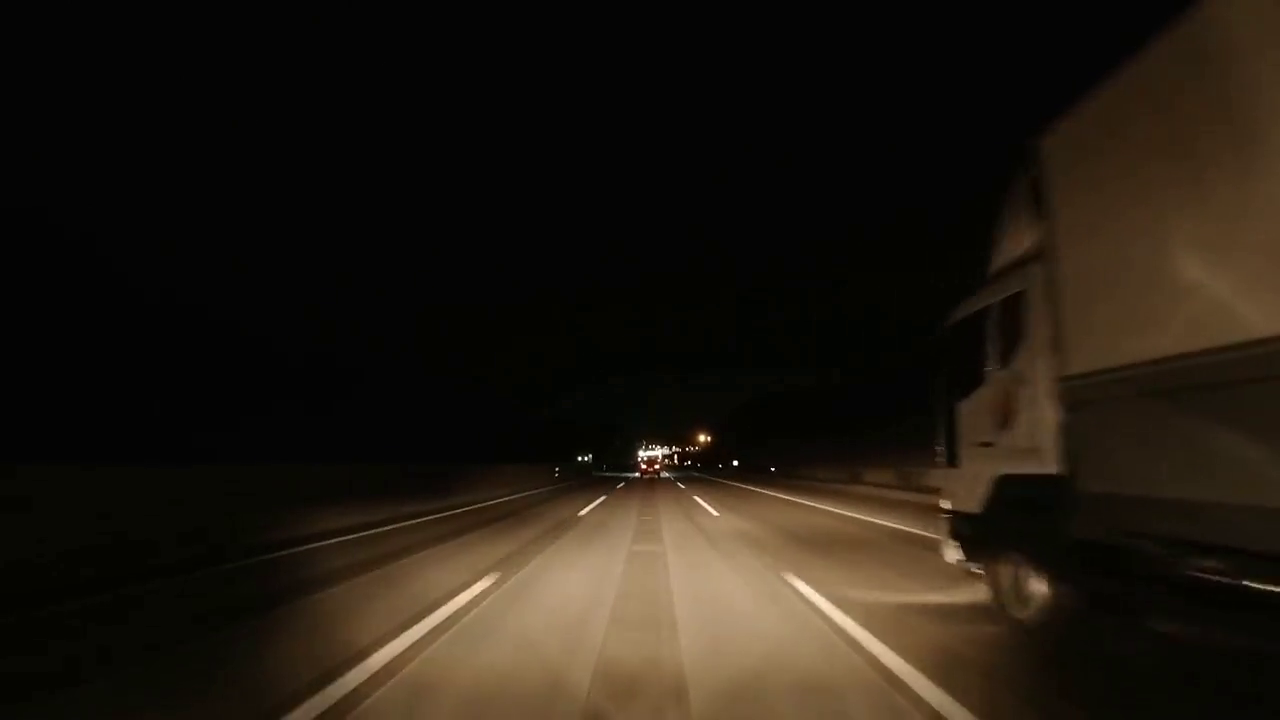
#> input picture frame 57 of trimmed_video_night.mp4, 1280 x 720 px, given in place of How to deal with crosswalks on the road test.mp4, which was not available
$ python crosswalk_detection.py
#> lines starting #> are read from the running program, lines starting #| are printed output that depends on the picture; after the words box and inside, x2 and y2 are one past the last pixel; in counts of white or black regions, pixels touching at a corner belong together; pictures that were not available may be replaced by others from this repository, and a replacement may not be noted
#> further down, frame is the input picture: shape (720, 1280, 3); mean B, G, R 17.4, 26.6, 33.8
import cv2
import numpy as np


def extract_polygonal_roi(frame, vertices):
    mask = np.zeros_like(frame)
    cv2.fillPoly(mask, np.array([vertices], dtype=np.int32), (255, 255, 255))
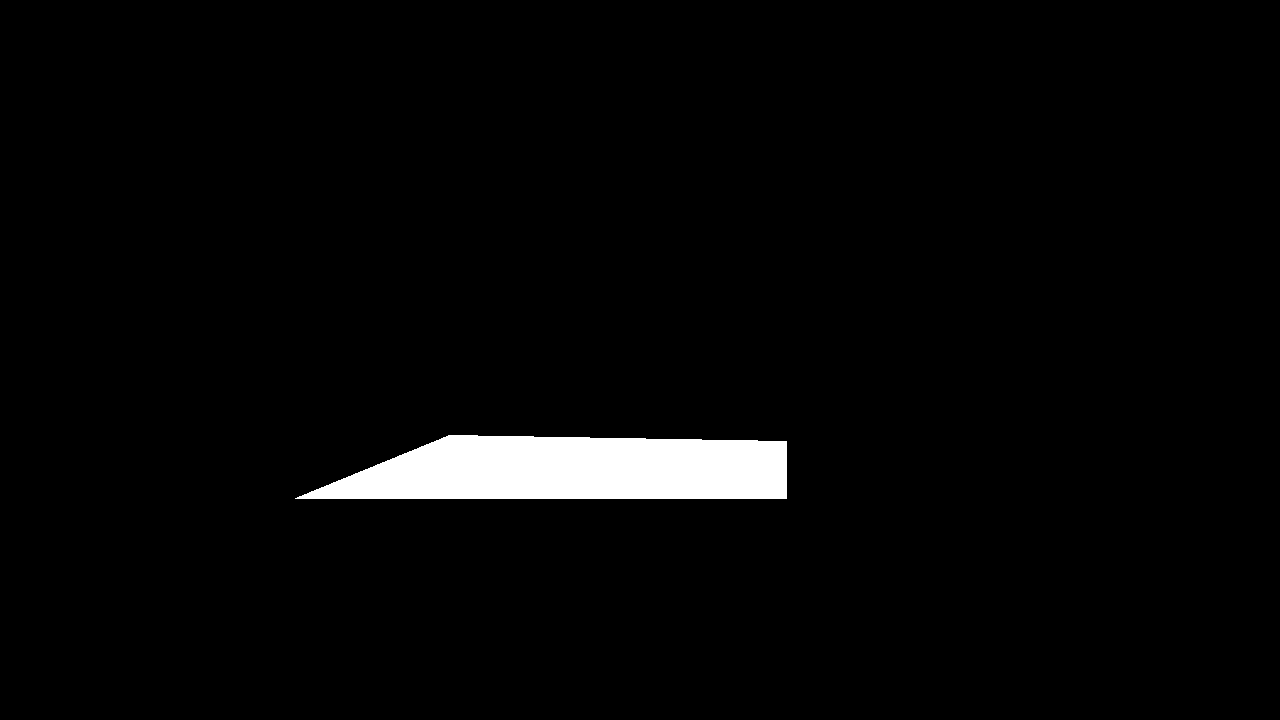
#> mask: shape (720, 1280, 3); 2.8% white; 1 white region, box (x1, y1, x2, y2) and area: (295, 435, 787, 499) 25588
    roi = cv2.bitwise_and(frame, mask)
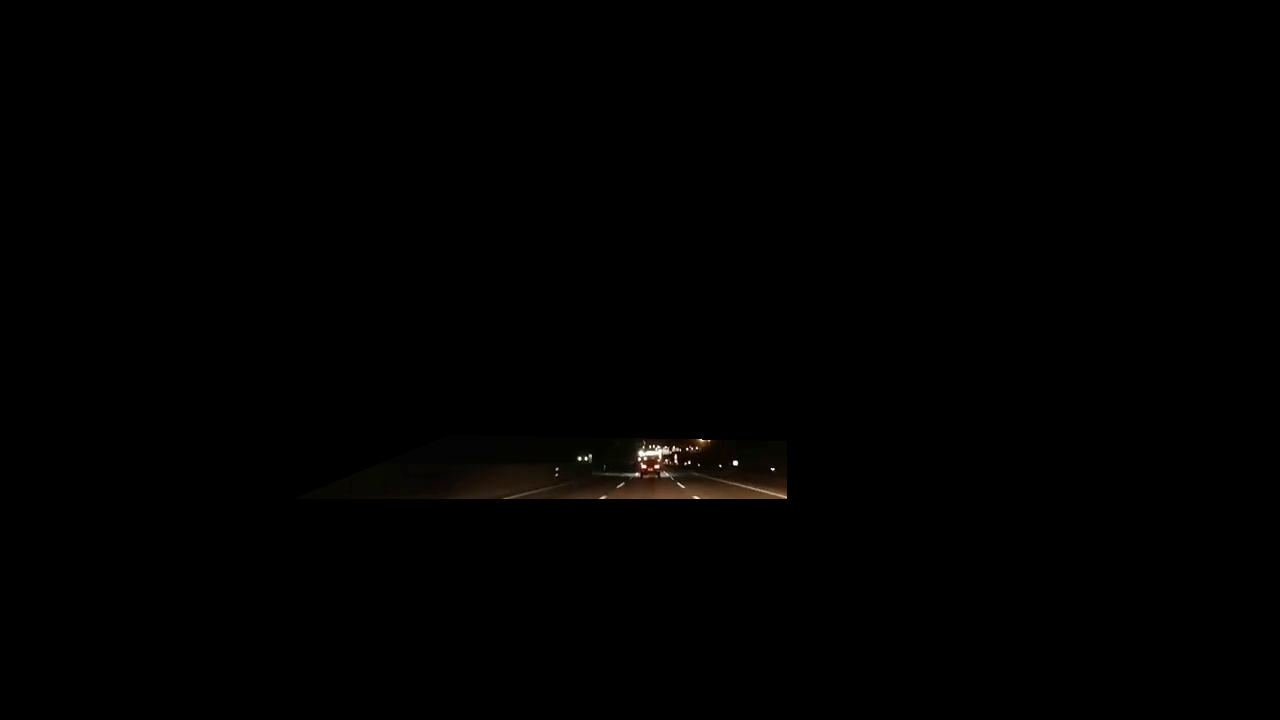
#> roi: shape (720, 1280, 3); mean B, G, R 0.4, 0.7, 0.9
    return roi


# Define the vertices for the polygonal ROIי
vertices = [[449, 435], [295, 498], [786, 498], [786, 441]]

# Initialize video capture and video writer
cap = cv2.VideoCapture(r'C:\Users\User\my notebook\tryingss\How to deal with crosswalks on the road test.mp4')
fourcc = cv2.VideoWriter_fourcc(*'XVID')
out = cv2.VideoWriter('output.avi', fourcc, 20.0, (int(cap.get(3)), int(cap.get(4))))

while cap.isOpened():
    ret, frame = cap.read()
    if not ret:
        break

    vertices = [[449, 435], [295, 498], [786, 498], [786, 441]]

    roi = extract_polygonal_roi(frame, vertices)
    # threshold on white/gray sidewalk stripes
    lower = (203, 203, 203)
    upper = (260, 260, 260)
    thresh = cv2.inRange(roi, lower, upper)
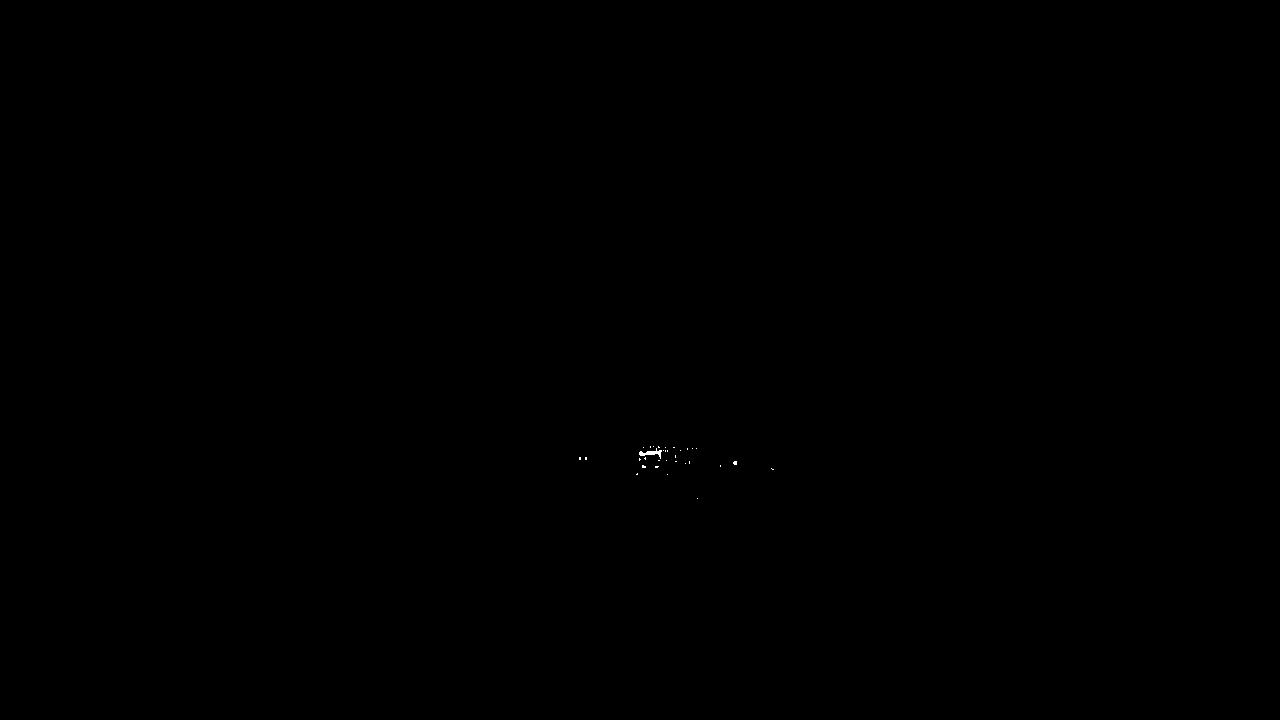
#> thresh: shape (720, 1280); 0.02% white in thin lines or dots, all inside (x1, y1, x2, y2) = (579, 446, 774, 499)
    thresh_gray = thresh

    contours, _ = cv2.findContours(thresh_gray, cv2.RETR_EXTERNAL, cv2.CHAIN_APPROX_NONE)
#> contours = 32 contours, 31 with area under 20; largest, box (x1, y1, x2, y2) and area: (639, 448, 662, 459) 64

    # Filter contours based on area and aspect ratio
    filtered_contours = []
    for contour in contours:
        area = cv2.contourArea(contour)
        if area < 10:  # Erase small contours
            cv2.fillPoly(thresh_gray, pts=[contour], color=0)
        else:
            rect = cv2.minAreaRect(contour)
            width, height = rect[1]
            if min(width, height) == 0: continue  # Prevent division by zero
            aspect_ratio = max(width, height) / min(width, height)
            if aspect_ratio < 1.5:  # Filter out contours that are not elongated
                cv2.fillPoly(thresh_gray, pts=[contour], color=0)
            else:
                filtered_contours.append(contour)
#> this loop made 32 passes
#> (area, rect, width, height, aspect_ratio) on pass 26: (63.5, ((650, 451.8), (9.3, 21.66), -81.47), 9.3, 21.66, 2.33)
#> thresh_gray: shape (720, 1280); 0.01% white; 1 white region
#> after the loop, filtered_contours = 1 contour; box (x1, y1, x2, y2) and area: (639, 448, 662, 459) 64

    # Close gaps between contours
    # kernel = cv2.getStructuringElement(cv2.MORPH_RECT, (20, 20))
    # thresh_gray = cv2.morphologyEx(thresh_gray, cv2.MORPH_CLOSE, kernel)
    kernel = cv2.getStructuringElement(cv2.MORPH_RECT, (8, 8))

    # Apply morphological erosion to remove shapes that cannot contain the rectangle
    thresh_gray = cv2.erode(thresh_gray, kernel)
#> thresh_gray: shape (720, 1280); every value is 0
    kernel = cv2.getStructuringElement(cv2.MORPH_RECT, (76, 76))
#> kernel: shape (76, 76); every value is 1
    thresh_gray = cv2.morphologyEx(thresh_gray, cv2.MORPH_CLOSE, kernel)

    contours, _ = cv2.findContours(thresh_gray, cv2.RETR_EXTERNAL, cv2.CHAIN_APPROX_NONE)
#> contours = []

    # Final contour processing
    for contour in contours:
        area = cv2.contourArea(contour)
        if 120 < area and area < 180:  # Ignore small contours
            continue
        rect = cv2.minAreaRect(contour)
        box = cv2.boxPoints(rect)
        box = np.int0(box)
        cv2.drawContours(frame, [box], 0, (0, 255, 0), 1)
#> this loop made 0 passes
    # Write the processed frame to the output video
    out.write(frame)

# Release resources
cap.release()
out.release()
cv2.destroyAllWindows()

$ run again, starting later in the video
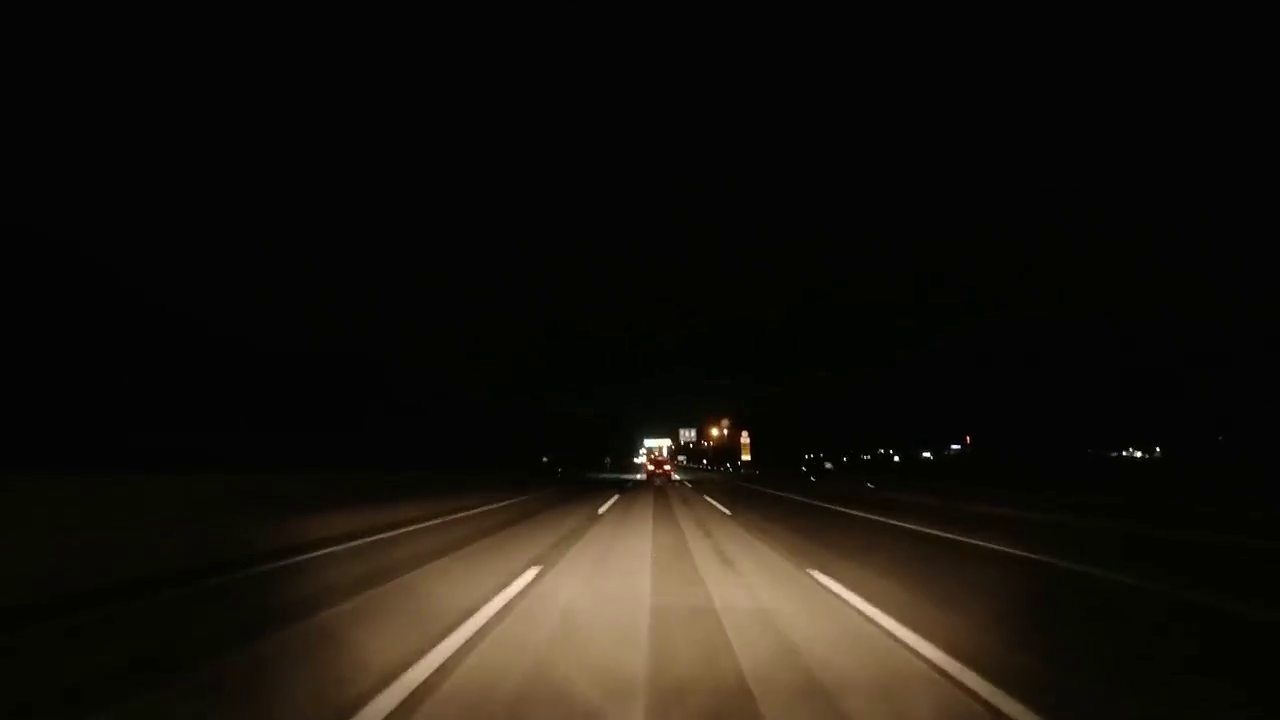
#> input picture frame 259 of trimmed_video_night.mp4, 1280 x 720 px, given in place of How to deal with crosswalks on the road test.mp4, which was not available
#> frame is the input picture: shape (720, 1280, 3); mean B, G, R 13.3, 19.3, 23.5
#> mask: shape (720, 1280, 3); 2.8% white; 1 white region, box (x1, y1, x2, y2) and area: (295, 435, 787, 499) 25588
#> in extract_polygonal_roi, `roi = cv2.bitwise_and(frame, mask)`:
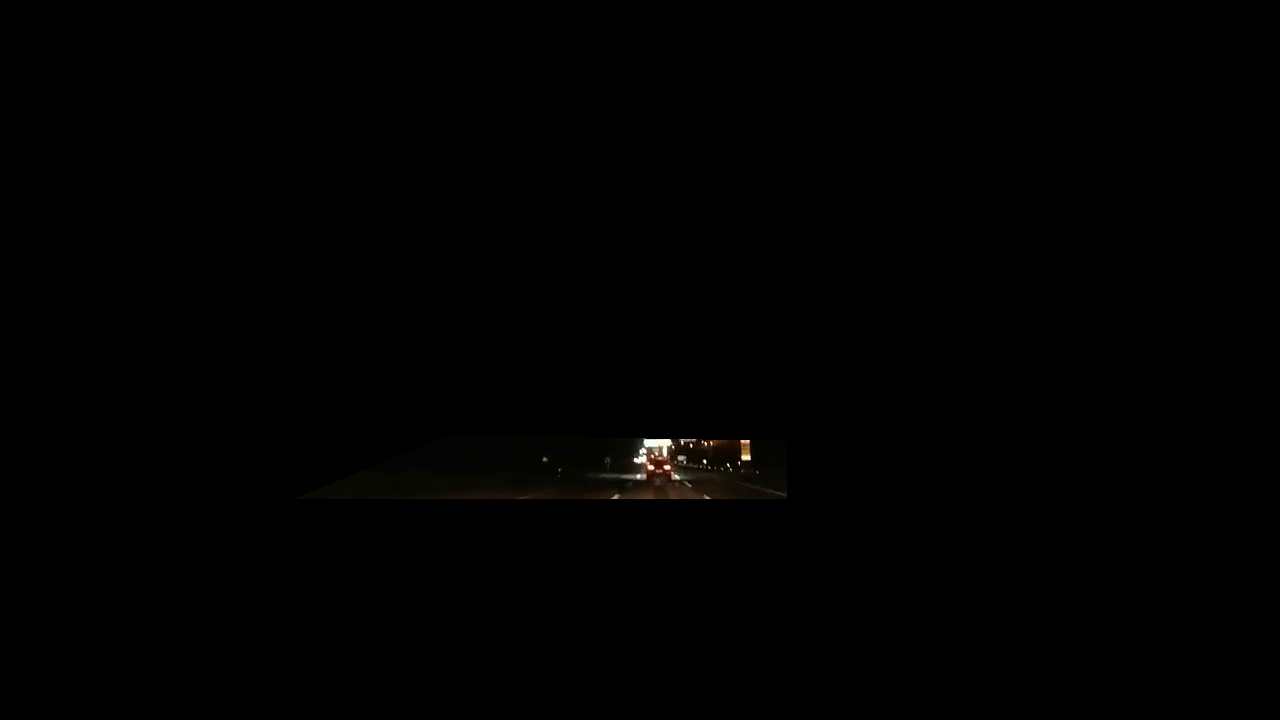
#> roi: shape (720, 1280, 3); mean B, G, R 0.4, 0.6, 0.7
#> thresh: shape (720, 1280); 0.04% white; 20 white regions (17 under 20 px)
#> `contours, _ = cv2.findContours(thresh_gray, cv2.RETR_EXTERNAL, cv2.CHA..`: contours = 20 contours, 18 with area under 20; largest, box (x1, y1, x2, y2) and area: (644, 439, 672, 456) 168, (634, 455, 646, 463) 38
#> the loop `for contour in contours:` made 20 passes
#> (area, rect, width, height, aspect_ratio) on passes 11, 20: (38, ((640, 459.3), (11.7, 5.69), -18.43), 11.7, 5.69, 2.06), (168.5, ((657.3, 442.4), (16.55, 25.94), -63.43), 16.55, 25.94, 1.57)
#> after the loop `for contour in contours:`: filtered_contours = 2 contours; box (x1, y1, x2, y2) and area: (644, 439, 672, 456) 168, (634, 455, 646, 463) 38
#> kernel: shape (76, 76); every value is 1
#> `contours, _ = cv2.findContours(thresh_gray, cv2.RETR_EXTERNAL, cv2.CHA..`: contours = []

$ run again, starting later in the video
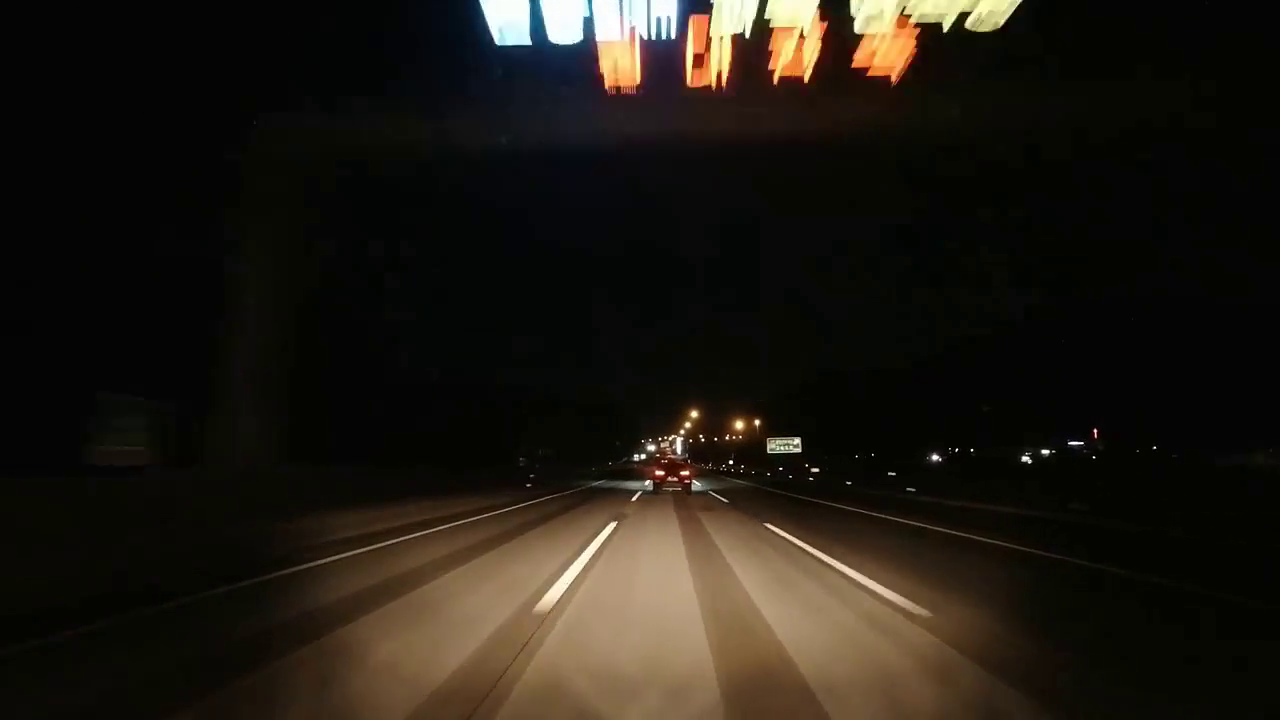
#> input picture frame 460 of trimmed_video_night.mp4, 1280 x 720 px, given in place of How to deal with crosswalks on the road test.mp4, which was not available
#> frame is the input picture: shape (720, 1280, 3); mean B, G, R 19.4, 26.8, 32
#> mask: shape (720, 1280, 3); 2.8% white; 1 white region, box (x1, y1, x2, y2) and area: (295, 435, 787, 499) 25588
#> in extract_polygonal_roi, `roi = cv2.bitwise_and(frame, mask)`:
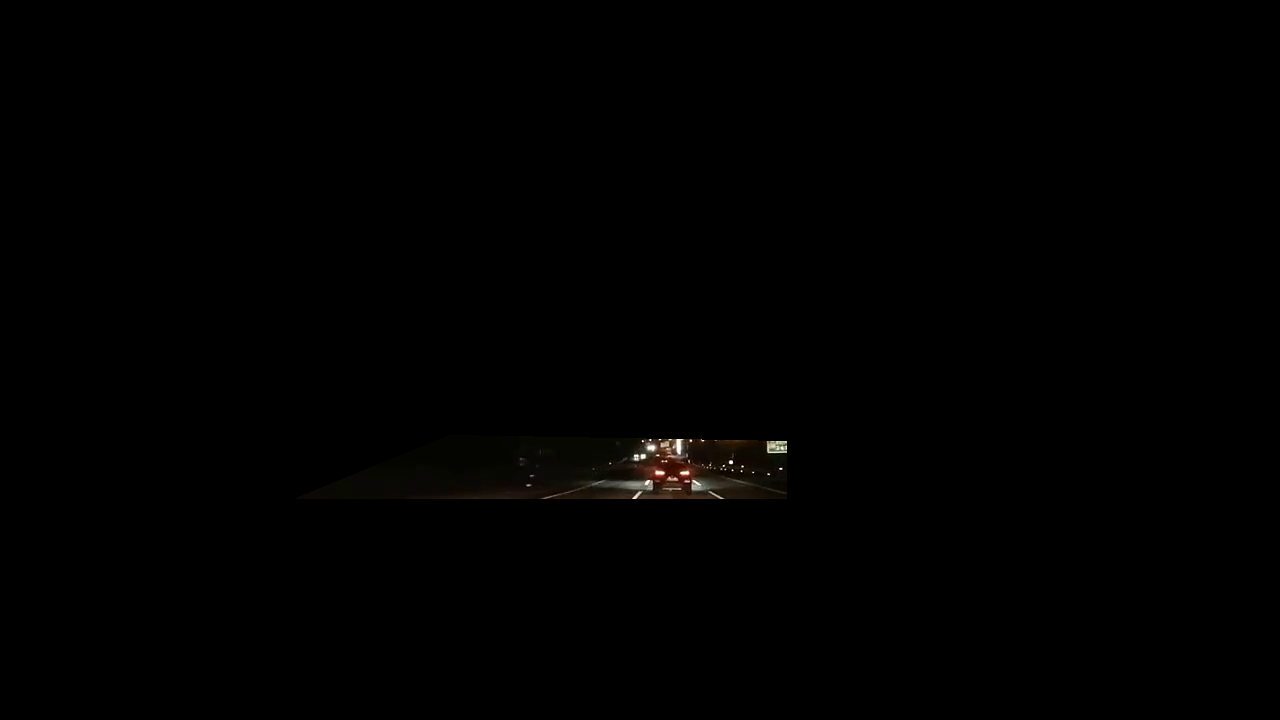
#> roi: shape (720, 1280, 3); mean B, G, R 0.5, 0.7, 0.8
#> thresh: shape (720, 1280); 0.02% white in thin lines or dots, all inside (x1, y1, x2, y2) = (633, 439, 787, 499)
#> `contours, _ = cv2.findContours(thresh_gray, cv2.RETR_EXTERNAL, cv2.CHA..`: contours = 31 contours, 30 with area under 20; largest, box (x1, y1, x2, y2) and area: (677, 439, 682, 454) 34
#> the loop `for contour in contours:` made 31 passes
#> (area, rect, width, height, aspect_ratio) on pass 28: (34.5, ((679, 446), (14, 4), -90), 14, 4, 3.5)
#> after the loop `for contour in contours:`: filtered_contours = 2 contours, 1 with area under 20; largest, box (x1, y1, x2, y2) and area: (677, 439, 682, 454) 34
#> kernel: shape (76, 76); every value is 1
#> `contours, _ = cv2.findContours(thresh_gray, cv2.RETR_EXTERNAL, cv2.CHA..`: contours = []
